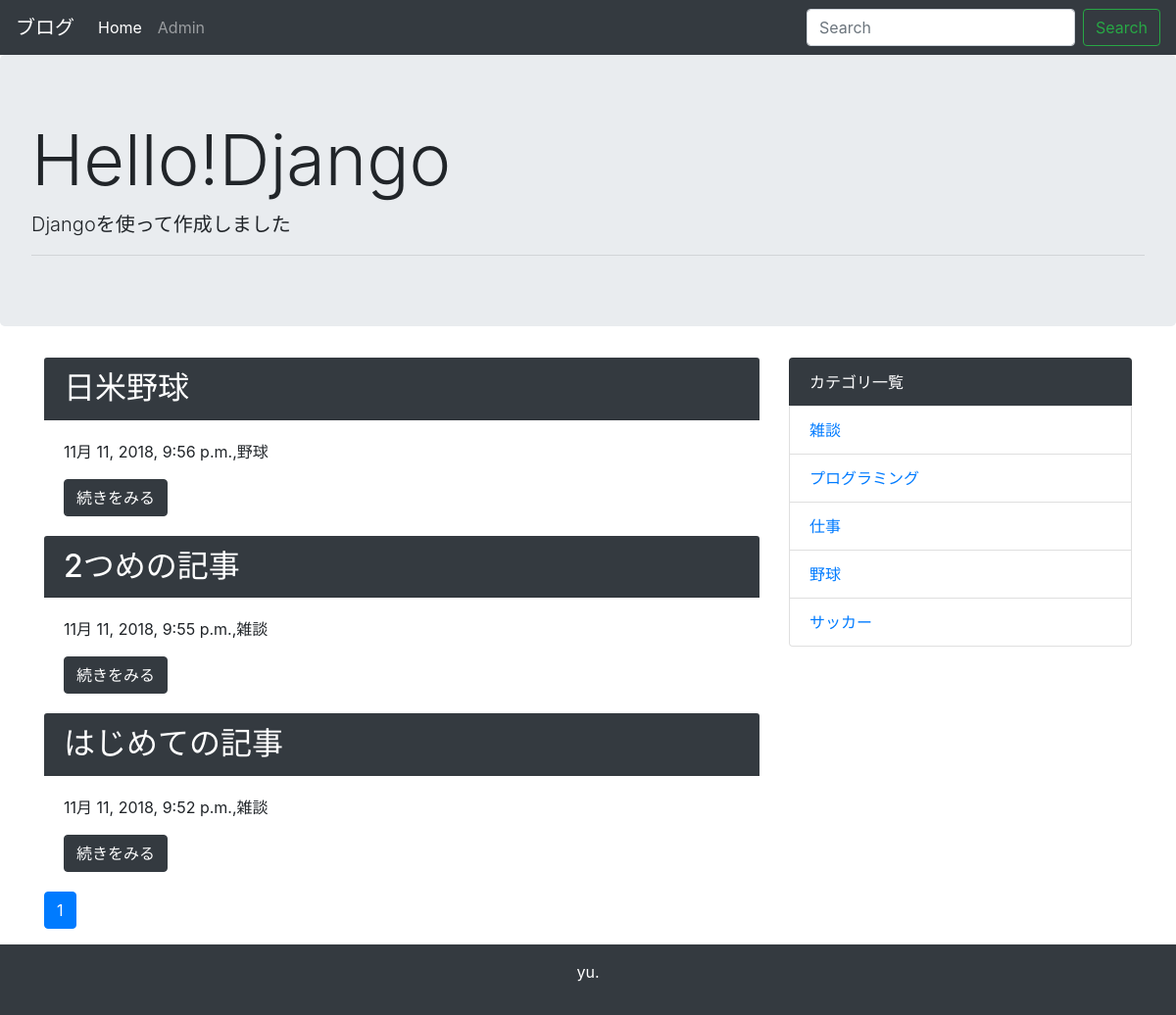
The app's page / (signed in) with its own data.
### blog/models.py (models this page shows, shortened)
class Post(models.Model):
    title = models.CharField('タイトル',max_length=255)
    text = models.TextField('本文')
    created_at = models.DateTimeField('作成日',default=timezone.now)
    category = models.ForeignKey(Category,verbose_name='カテゴリ',on_delete=models.PROTECT)

class Category(models.Model):
    name = models.CharField('カテゴリ名',max_length=255)
    created_at = models.DateTimeField('作成日',default=timezone.now)
    def __str__(self):
        return self.name

### blog/views.py (the view)
# urls.py: path('',views.IndexView.as_view(),name='index'),
class IndexView(generic.ListView):
    model = Post
    paginate_by = 10
    def get_queryset(self):
        queryset =  Post.objects.order_by('-created_at')
        keyword = self.request.GET.get('keyword')
        if keyword:
            queryset = queryset.filter(
                Q(title__icontains=keyword) | Q(text__icontains=keyword)
            )
        return queryset

### blog/context_processors.py (called while the page is built)
def common(request):
    context = {
        'category_list':Category.objects.all(),
    }
    return context

### blog/templatetags/mytag.py (called while the page is built)
@register.simple_tag
def url_replace(request, field, value):
    url_dict = request.GET.copy()
    url_dict[field] = value
    return url_dict.urlencode()

### blog/templates/blog/post_list.html
{% extends 'blog/base.html' %}
{% block content %}
{% for post in post_list %}
    <div class="card　mb-3">
        <h2 class="card-header bg-dark text-white">{{ post.title }}</h2>
        <div class="card-body">
            <p>{{ post.created_at }},{{ post.category }}</p>
            <a href="{% url 'blog:detail' post.pk %}" class="btn btn-dark">続きをみる</a>
        </div>
    </div>
{% endfor %}
{% include 'blog/page.html' %}
{% endblock %}

### blog/templates/blog/base.html (shortened to what this page needs)
<!doctype html>
<html lang="ja">
  <head>
    <link rel="stylesheet" href="https://maxcdn.bootstrapcdn.com/bootstrap/4.0.0-beta.2/css/bootstrap.min.css">
  </head>
  <body>
      <nav class="navbar navbar-expand-lg navbar-dark bg-dark">
          <a class="navbar-brand" href="#">ブログ</a>
          <div class="collapse navbar-collapse" id="navbarSupportedContent">
            <ul class="navbar-nav mr-auto">
              <li class="nav-item active">
                <a class="nav-link" href="{% url 'blog:index'%}">Home </span></a>
              </li>
              {% if user.is_superuser %}
              <li class="nav-item">
                <a class="nav-link" href="{% url 'admin:index' %}">Admin</a>
              </li>
              {% endif %}
            </ul>
            <form class="form-inline my-2 my-lg-0" method="GET" action="{% url 'blog:index' %}">
              <input class="form-control mr-sm-2" type="text" placeholder="Search" aria-label="Search" name="keyword">
              <button class="btn btn-outline-success my-2 my-sm-0" type="submit">Search</button>
            </form>
          </div>
        </nav>
        <div class="jumbotron">
            <h1 class="display-3">Hello!Django</h1>
            <p class="lead">Djangoを使って作成しました</p>
            <hr class="my-2">
          </div>
    <div class="container">
      <div class="row">
        <div class="col-md-8">
      {% block content %}
      {% endblock %}
        </div>
        <div class="col-md-4">
            <ul class="list-group">
              <li class="list-group-item bg-dark text-white">カテゴリ一覧</li>
              {% for category in category_list %}
              <li class="list-group-item"><a href="{% url 'blog:category' category.pk %}">{{ category }}</a></li>
              {% endfor %}
            </ul>
        </div>
      </div>
    </div>
    <footer class="bg-dark text-white text-center py-3">
      <p>yu.</p>
    </footer>
  </body>
</html>

### records on screen
Post: title "日米野球", created_at "11月 11, 2018, 9:56 p.m.", category "野球"
Post: title "2つめの記事", created_at "11月 11, 2018, 9:55 p.m.", category "雑談"
Post: title "はじめての記事", created_at "11月 11, 2018, 9:52 p.m.", category "雑談"
Category: name "雑談"
Category: name "プログラミング"
Category: name "仕事"
Category: name "野球"
Category: name "サッカー"

### other values on screen
{{ link_page }} "1"
